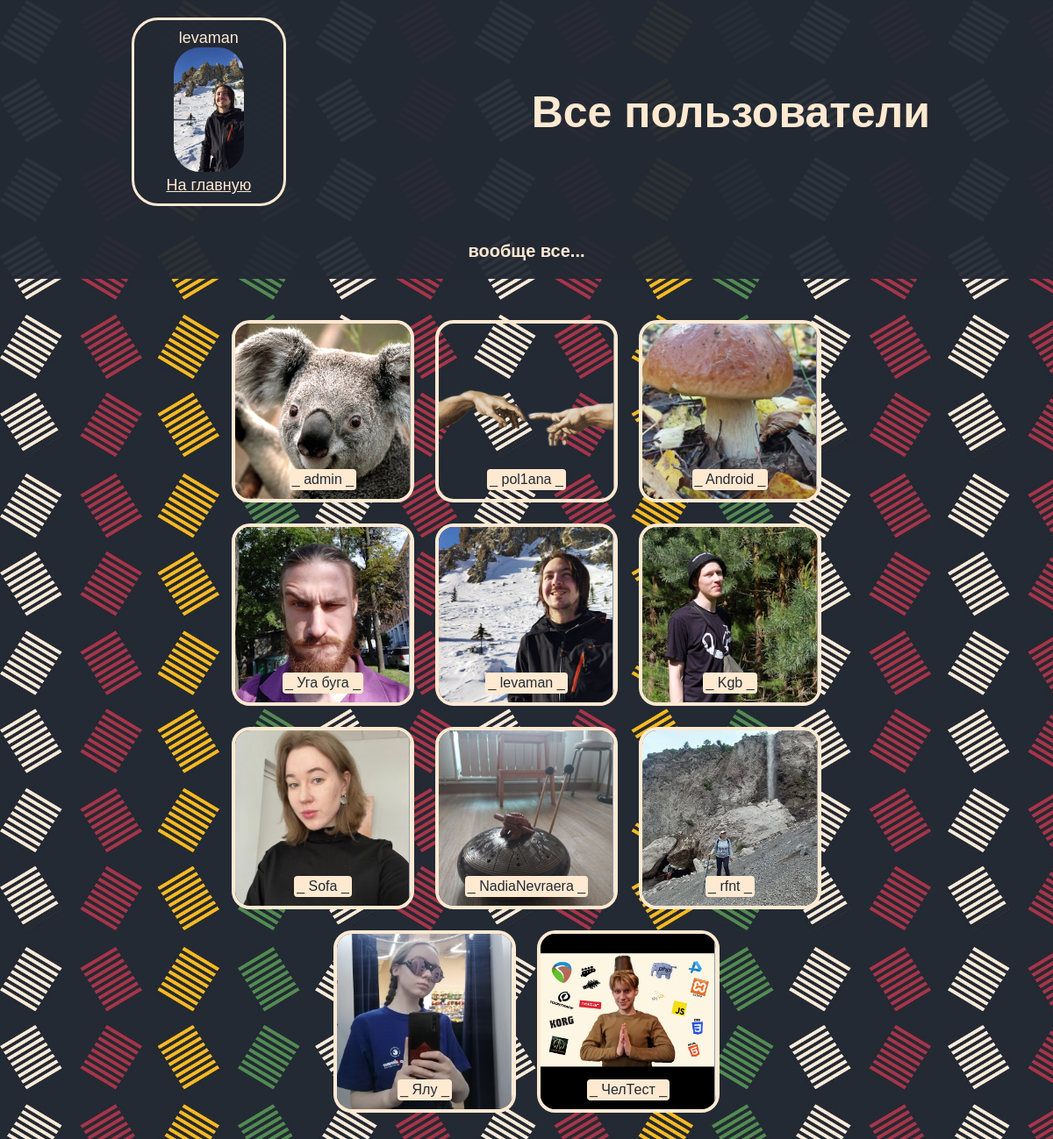
Screenshot of /uzrs_table/uzrs_table.php (signed in) with the database file from the repository.
### tables this page shows
CREATE TABLE `users` (
  `id` int(11) NOT NULL,
  `login` varchar(100) DEFAULT NULL,
  `full_name` varchar(355) DEFAULT NULL,
  `email` varchar(255) DEFAULT NULL,
  `password` varchar(500) DEFAULT NULL,
  `avatar` varchar(500) DEFAULT NULL
);

### uzrs_table/uzrs_table.php (the view, shortened to what this page needs)
<?php
require_once '../logic/connectPDO.php';
?>
<!DOCTYPE html>
<html lang="ru">
<head>
    <link rel="stylesheet" href="./table_style.css">
</head>
<body>
    <?php
    $uzrs = $pdo->query("SELECT `login`,`avatar` FROM `users`")->fetchAll();
    ?>
    <div class="background">
        <div class="row">
            <div class="avatar">
                <?= $_SESSION['user']['login'] ?>
                <br>
                <img src="<?= '../' . $_SESSION['user']['avatar'] ?>" alt="avatar">
                <a href="../room.php">На главную</a>
            </div>
            <h1 class="header">Все пользователи</h1>
        </div>
        <h2 class="subheader">вообще все...</h2>
        <div class="rivers-container">
            <?php
            foreach ($uzrs as $uzr) {
            ?>
                <div class="riverpic">
                    <img src="../<?= $uzr['avatar'] ?>" alt="avatar">
                    <div class="login">
                        _ <?= $uzr['login'] ?> _
                    </div>
                    <hr>
                </div>
            <?php } ?>
</body>
</html>

### uzrs_table/table_style.css (style rules this page uses)
html { scroll-behavior: smooth; }
body { margin: 0; font-family: 'Franklin Gothic Medium', 'Arial Narrow', Arial, sans-serif; }
.background { width: 100%; background-image: url(../imgs/room_bg.jpg); background-size: 45%; background-repeat: repeat; background-attachment: fixed; min-height: 100vh; }
.header { color: rgb(255, 233, 209); margin: 0; text-align: center; font-size: 50px; display: flex; text-align: center; justify-content: center; align-items: center; padding-right: 10px; }
.row { display: flex; flex-direction: row; justify-content:space-around; background-color: rgb(35, 42, 52,0.95); }
.subheader { color: rgb(255, 233, 209); text-align: center; font-size: 20px; background-color: rgb(35, 42, 52,0.95); padding: 20px; margin-top: 0px; }
.rivers-container { max-width: 800px; margin-left: auto; margin-right: auto; display: flex; justify-content: center; align-items: center; flex-wrap: wrap; gap: 3vh; padding: 30px; }
.riverpic { display: flex; justify-content: center; width: 200px; height: 200px; overflow: hidden; border: 4px solid rgb(255, 233, 209); border-radius: 10%; transition: transform 0.2s ease-in; position: relative; }
.riverpic img { width: 100%; height: 100%; object-fit: cover; }
.login { color: rgb(35, 42, 52); background-color: rgb(255, 233, 209); position: absolute; bottom: 10px; padding: 3px; border-radius: 4px; }
.avatar { margin: 20px; width: 150px; padding: 10px; background-color: rgb(35, 42, 52,0.95); border-radius: 30px; text-align: center; border: 3px solid rgb(255, 233, 209); color: rgb(255, 233, 209); font-size: large; }
.avatar a, avatar img { display: block; color: rgb(255, 233, 209); }
.avatar img { width: 80px; border-radius: 30px; }

### rows the page displays
users: avatar (picture), login "admin"
users: avatar (picture), login "pol1ana"
users: avatar (picture), login "Android"
users: avatar (picture), login "Уга буга"
users: avatar (picture), login "levaman"
users: avatar (picture), login "Kgb"
users: avatar (picture), login "Sofa"
users: avatar (picture), login "NadiaNevraera"
users: avatar (picture), login "rfnt"
users: avatar (picture), login "Ялу"
users: avatar (picture), login "ЧелТест"

### other values shown
$_SESSION['user']['login'] "levaman"
